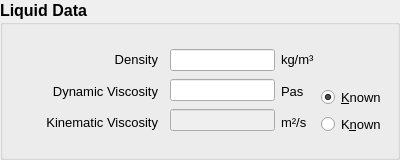
   <widget class="QGroupBox" name="Input_Liquid">
    <property name="geometry">
     <rect>
      <x>430</x>
      <y>20</y>
      <width>400</width>
      <height>160</height>
     </rect>
    </property>
    <property name="font">
     <font>
      <pointsize>12</pointsize>
      <weight>75</weight>
      <bold>true</bold>
     </font>
    </property>
    <property name="title">
     <string>Liquid Data</string>
    </property>
    <layout class="QGridLayout" name="gridLayout_LiquidData" columnminimumwidth="150,80,0,0">
     <item row="0" column="0">
      <layout class="QVBoxLayout" name="verticalLayout_5">
       <item>
        <widget class="QLabel" name="label_7">
         <property name="font">
          <font>
           <pointsize>10</pointsize>
           <weight>50</weight>
           <bold>false</bold>
          </font>
         </property>
         <property name="text">
          <string>Density</string>
         </property>
         <property name="alignment">
          <set>Qt::AlignRight|Qt::AlignTrailing|Qt::AlignVCenter</set>
         </property>
         <property name="indent">
          <number>6</number>
         </property>
        </widget>
       </item>
       <item>
        <widget class="QLabel" name="label_8">
         <property name="font">
          <font>
           <pointsize>10</pointsize>
           <weight>50</weight>
           <bold>false</bold>
          </font>
         </property>
         <property name="text">
          <string>Dynamic Viscosity</string>
         </property>
         <property name="alignment">
          <set>Qt::AlignRight|Qt::AlignTrailing|Qt::AlignVCenter</set>
         </property>
         <property name="indent">
          <number>6</number>
         </property>
        </widget>
       </item>
       <item>
        <widget class="QLabel" name="label_9">
         <property name="font">
          <font>
           <pointsize>10</pointsize>
           <weight>50</weight>
           <bold>false</bold>
          </font>
         </property>
         <property name="text">
          <string>Kinematic Viscosity</string>
         </property>
         <property name="alignment">
          <set>Qt::AlignRight|Qt::AlignTrailing|Qt::AlignVCenter</set>
         </property>
         <property name="indent">
          <number>6</number>
         </property>
        </widget>
       </item>
      </layout>
     </item>
     <item row="0" column="1">
      <layout class="QVBoxLayout" name="verticalLayout_4">
       <item>
        <widget class="QLineEdit" name="Liquid_Density">
         <property name="font">
          <font>
           <pointsize>8</pointsize>
           <weight>50</weight>
           <bold>false</bold>
          </font>
         </property>
        </widget>
       </item>
       <item>
        <widget class="QLineEdit" name="Liquid_ViscDyn">
         <property name="font">
          <font>
           <pointsize>8</pointsize>
           <weight>50</weight>
           <bold>false</bold>
          </font>
         </property>
        </widget>
       </item>
       <item>
        <widget class="QLineEdit" name="Liquid_ViscKin">
         <property name="enabled">
          <bool>false</bool>
         </property>
         <property name="font">
          <font>
           <pointsize>8</pointsize>
           <weight>50</weight>
           <bold>false</bold>
          </font>
         </property>
        </widget>
       </item>
      </layout>
     </item>
     <item row="0" column="2">
      <layout class="QVBoxLayout" name="verticalLayout_6">
       <item>
        <widget class="QLabel" name="label_10">
         <property name="font">
          <font>
           <pointsize>10</pointsize>
           <weight>50</weight>
           <bold>false</bold>
          </font>
         </property>
         <property name="text">
          <string>kg/m³</string>
         </property>
        </widget>
       </item>
       <item>
        <widget class="QLabel" name="label_11">
         <property name="font">
          <font>
           <pointsize>10</pointsize>
           <weight>50</weight>
           <bold>false</bold>
          </font>
         </property>
         <property name="text">
          <string>Pas</string>
         </property>
        </widget>
       </item>
       <item>
        <widget class="QLabel" name="label_12">
         <property name="font">
          <font>
           <pointsize>10</pointsize>
           <weight>50</weight>
           <bold>false</bold>
          </font>
         </property>
         <property name="text">
          <string>m²/s</string>
         </property>
        </widget>
       </item>
      </layout>
     </item>
     <item row="0" column="3">
      <layout class="QVBoxLayout" name="verticalLayout_11">
       <property name="topMargin">
        <number>40</number>
       </property>
       <item>
        <widget class="QRadioButton" name="DynVisKnown">
         <property name="font">
          <font>
           <pointsize>10</pointsize>
           <weight>50</weight>
           <bold>false</bold>
          </font>
         </property>
         <property name="focusPolicy">
          <enum>Qt::ClickFocus</enum>
         </property>
         <property name="text">
          <string>&amp;Known</string>
         </property>
         <property name="checked">
          <bool>true</bool>
         </property>
        </widget>
       </item>
       <item>
        <widget class="QRadioButton" name="KinViscKnown">
         <property name="font">
          <font>
           <pointsize>10</pointsize>
           <weight>50</weight>
           <bold>false</bold>
          </font>
         </property>
         <property name="focusPolicy">
          <enum>Qt::ClickFocus</enum>
         </property>
         <property name="text">
          <string>K&amp;nown</string>
         </property>
        </widget>
       </item>
      </layout>
     </item>
    </layout>
   </widget>
